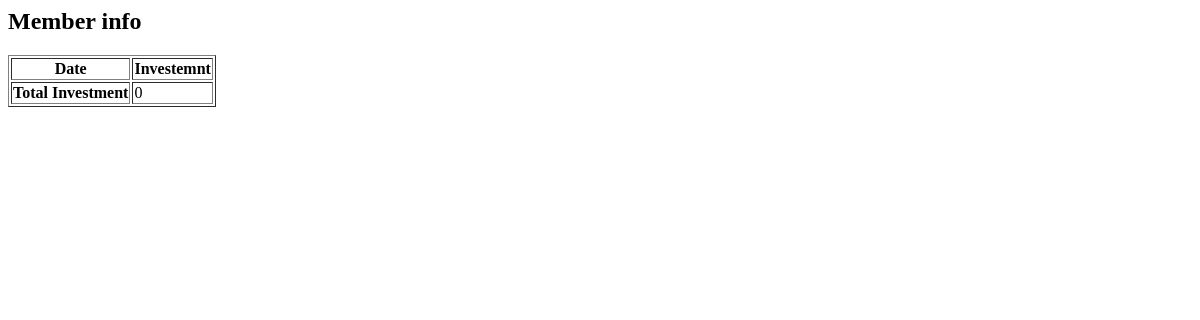
Page /info/dcb/ on the earlier database version.
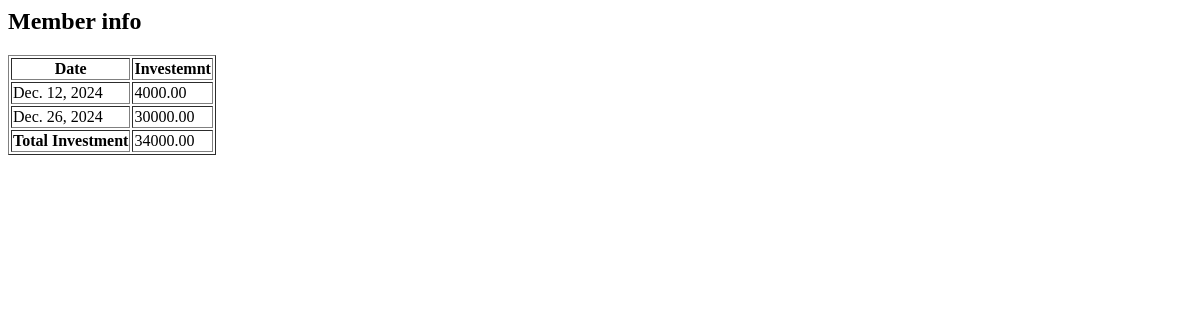
Same page on the later database version.
### group10Hello/models.py (models this page shows, shortened)
class investment(models.Model):
    membername = models.CharField(max_length=100)
    membercpm = models.CharField(max_length=100)
    invetsmentamount = models.DecimalField(max_digits=10, decimal_places=2)
    investmentdate=models.DateField(auto_now_add=True)

### group10Hello/views.py (the view)
# urls.py: path('info/<str:membername1>/', views.info, name='info'),
def info(request, membername1):
    memberinvestment = investment.objects.filter(membername=membername1)
    membertotal = sum(investment.objects.filter(membername=membername1).values_list('invetsmentamount',flat=True))
    return render(request, 'info.html', {
        'memberinvestment': memberinvestment,
        'membertotal': membertotal
    })

### group10Hello/Templates/info.html
<html>
<h2>Member info</h2>
<table border="1">
<th>Date</th><th>Investemnt</th>
{% for investment in memberinvestment %}
<tr>
    <td>{{ investment.investmentdate }}</td>
    <td>{{ investment.invetsmentamount }}</td>
</tr>
{%endfor%}
<tr>
    <td><b>Total Investment</b></td>
    <td>{{ membertotal }}</td>
  </tr>
</table>
</html>

Differences in the rows shown:
added investment: investmentdate "Dec. 12, 2024", invetsmentamount "4000.00"
added investment: investmentdate "Dec. 26, 2024", invetsmentamount "30000.00"
Other differences:
{{ membertotal }}: "0" → "34000.00"
